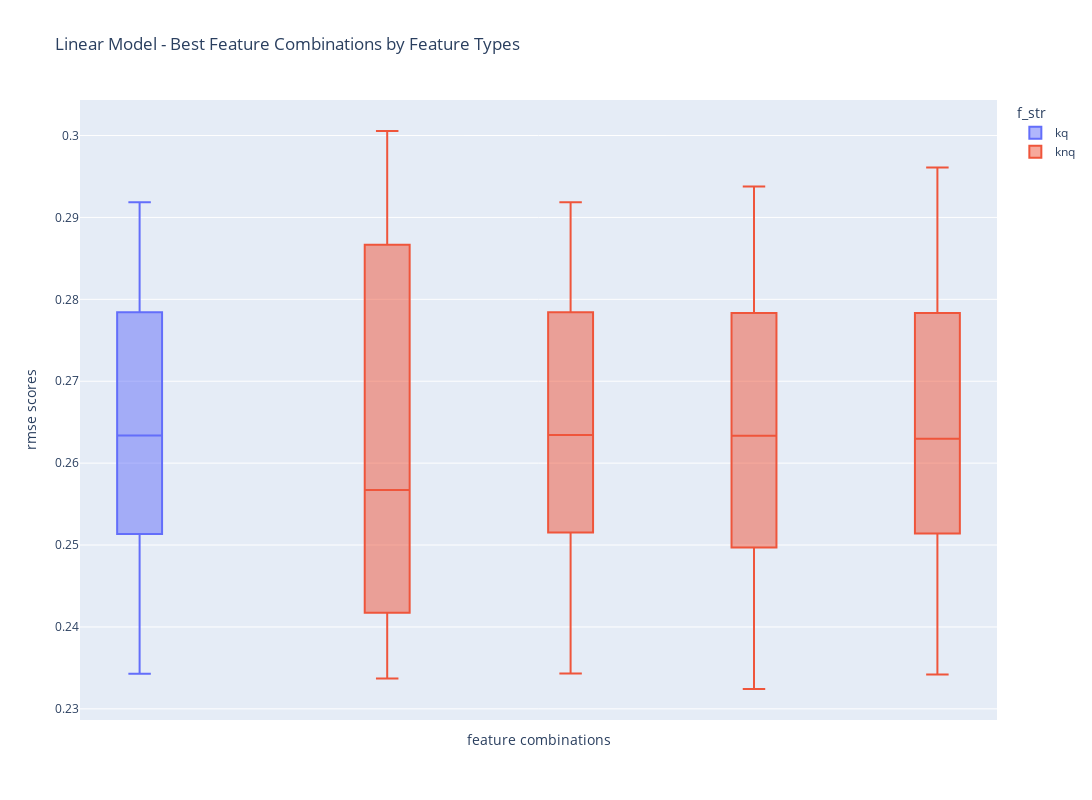

Notebook source saved alongside this figure:
### Code cell
fig = px.box(df_metrics[(df_metrics['features'].isin(x)) & (df_metrics['model'] == 'lr')], x='features',
             y='rmse_scores', title='RMSE Boxplot of Best Feature Combinations', color='f_str')
fig.update_layout(height=800, width=1100,
                  title_text="Linear Model - Best Feature Combinations by Feature Types",
                  xaxis_title="feature combinations", yaxis_title="rmse scores")
fig.update_xaxes(showticklabels=False)
fig.show()

### Figure 1 — Plotly figure (JSON) as saved in the notebook; plotly's stock layout.template omitted (floating-point values rounded to 4 significant figures)
{"data": [{"alignmentgroup": "True", "hovertemplate": "f_str=kq<br>features=%{x}<br>rmse_scores=%{y}<extra></extra>", "legendgroup": "kq", "marker": {"color": "#636efa"}, "name": "kq", "notched": false, "offsetgroup": "kq", "orientation": "v", "showlegend": true, "type": "box", "x": ["f_1_num_of_terms,f_5_num_results,f_7_sum_title_scores", "f_1_num_of_terms,f_5_num_results,f_7_sum_title_scores", "f_1_num_of_terms,f_5_num_results,f_7_sum_title_scores", "f_1_num_of_terms,f_5_num_results,f_7_sum_title_scores", "f_1_num_of_terms,f_5_num_results,f_7_sum_title_scores", "f_1_num_of_terms,f_5_num_results,f_7_sum_title_scores", "f_1_num_of_terms,f_5_num_results,f_7_sum_title_scores", "f_1_num_of_terms,f_5_num_results,f_7_sum_title_scores", "f_1_num_of_terms,f_5_num_results,f_7_sum_title_scores", "f_1_num_of_terms,f_5_num_results,f_7_sum_title_scores"], "x0": " ", "xaxis": "x", "y": [0.2343, 0.2517, 0.2782, 0.2635, 0.2917, 0.2343, 0.2514, 0.2784, 0.2632, 0.2918], "y0": " ", "yaxis": "y"}, {"alignmentgroup": "True", "hovertemplate": "f_str=knq<br>features=%{x}<br>rmse_scores=%{y}<extra></extra>", "legendgroup": "knq", "marker": {"color": "#EF553B"}, "name": "knq", "notched": false, "offsetgroup": "knq", "orientation": "v", "showlegend": true, "type": "box", "x": ["f_1_num_of_terms,f_5_num_results,f_9_avg_semantic_score", "f_1_num_of_terms,f_5_num_results,f_9_avg_semantic_score", "f_1_num_of_terms,f_5_num_results,f_9_avg_semantic_score", "f_1_num_of_terms,f_5_num_results,f_9_avg_semantic_score", "f_1_num_of_terms,f_5_num_results,f_9_avg_semantic_score", "f_1_num_of_terms,f_5_num_results,f_7_sum_title_scores,f_8_max_semantic_score", "f_1_num_of_terms,f_5_num_results,f_7_sum_title_scores,f_8_max_semantic_score", "f_1_num_of_terms,f_5_num_results,f_7_sum_title_scores,f_8_max_semantic_score", "f_1_num_of_terms,f_5_num_results,f_7_sum_title_scores,f_8_max_semantic_score", "f_1_num_of_terms,f_5_num_results,f_7_sum_title_scores,f_8_max_semantic_score", "f_1_num_of_terms,f_5_num_results,f_7_sum_title_scores,f_9_avg_semantic_score", "f_1_num_of_terms,f_5_num_results,f_7_sum_title_scores,f_9_avg_semantic_score", "f_1_num_of_terms,f_5_num_results,f_7_sum_title_scores,f_9_avg_semantic_score", "f_1_num_of_terms,f_5_num_results,f_7_sum_title_scores,f_9_avg_semantic_score", "f_1_num_of_terms,f_5_num_results,f_7_sum_title_scores,f_9_avg_semantic_score", "f_1_num_of_terms,f_5_num_results,f_7_sum_title_scores,f_8_max_semantic_score,f_9_avg_semantic_score", "f_1_num_of_terms,f_5_num_results,f_7_sum_title_scores,f_8_max_semantic_score,f_9_avg_semantic_score", "f_1_num_of_terms,f_5_num_results,f_7_sum_title_scores,f_8_max_semantic_score,f_9_avg_semantic_score", "f_1_num_of_terms,f_5_num_results,f_7_sum_title_scores,f_8_max_semantic_score,f_9_avg_semantic_score", "f_1_num_of_terms,f_5_num_results,f_7_sum_title_scores,f_8_max_semantic_score,f_9_avg_semantic_score", "f_1_num_of_terms,f_5_num_results,f_9_avg_semantic_score", "f_1_num_of_terms,f_5_num_results,f_9_avg_semantic_score", "f_1_num_of_terms,f_5_num_results,f_9_avg_semantic_score", "f_1_num_of_terms,f_5_num_results,f_9_avg_semantic_score", "f_1_num_of_terms,f_5_num_results,f_9_avg_semantic_score", "f_1_num_of_terms,f_5_num_results,f_7_sum_title_scores,f_8_max_semantic_score", "f_1_num_of_terms,f_5_num_results,f_7_sum_title_scores,f_8_max_semantic_score", "f_1_num_of_terms,f_5_num_results,f_7_sum_title_scores,f_8_max_semantic_score", "f_1_num_of_terms,f_5_num_results,f_7_sum_title_scores,f_8_max_semantic_score", "f_1_num_of_terms,f_5_num_results,f_7_sum_title_scores,f_8_max_semantic_score", "f_1_num_of_terms,f_5_num_results,f_7_sum_title_scores,f_9_avg_semantic_score", "f_1_num_of_terms,f_5_num_results,f_7_sum_title_scores,f_9_avg_semantic_score", "f_1_num_of_terms,f_5_num_results,f_7_sum_title_scores,f_9_avg_semantic_score", "f_1_num_of_terms,f_5_num_results,f_7_sum_title_scores,f_9_avg_semantic_score", "f_1_num_of_terms,f_5_num_results,f_7_sum_title_scores,f_9_avg_semantic_score", "f_1_num_of_terms,f_5_num_results,f_7_sum_title_scores,f_8_max_semantic_score,f_9_avg_semantic_score", "f_1_num_of_terms,f_5_num_results,f_7_sum_title_scores,f_8_max_semantic_score,f_9_avg_semantic_score", "f_1_num_of_terms,f_5_num_results,f_7_sum_title_scores,f_8_max_semantic_score,f_9_avg_semantic_score", "f_1_num_of_terms,f_5_num_results,f_7_sum_title_scores,f_8_max_semantic_score,f_9_avg_semantic_score", "f_1_num_of_terms,f_5_num_results,f_7_sum_title_scores,f_8_max_semantic_score,f_9_avg_semantic_score"], "x0": " ", "xaxis": "x", "y": [0.2337, 0.2417, 0.285, 0.2575, 0.3006, 0.2344, 0.253, 0.2782, 0.2636, 0.2917, 0.2324, 0.2497, 0.2774, 0.2635, 0.2938, 0.2365, 0.2514, 0.2775, 0.2628, 0.2961, 0.2359, 0.2449, 0.2867, 0.2559, 0.2991, 0.2343, 0.2515, 0.2784, 0.2632, 0.2918, 0.2342, 0.2512, 0.2783, 0.2632, 0.2919, 0.2342, 0.2514, 0.2783, 0.2632, 0.2919], "y0": " ", "yaxis": "y"}], "layout": {"boxmode": "group", "height": 800, "legend": {"title": {"text": "f_str"}, "tracegroupgap": 0}, "title": {"text": "Linear Model - Best Feature Combinations by Feature Types"}, "width": 1100, "xaxis": {"anchor": "y", "autorange": true, "domain": [0, 1], "range": [-0.5, 4.5], "showticklabels": false, "title": {"text": "feature combinations"}, "type": "category"}, "yaxis": {"anchor": "x", "autorange": true, "domain": [0, 1], "range": [0.2286, 0.3043], "title": {"text": "rmse scores"}, "type": "linear"}}}
